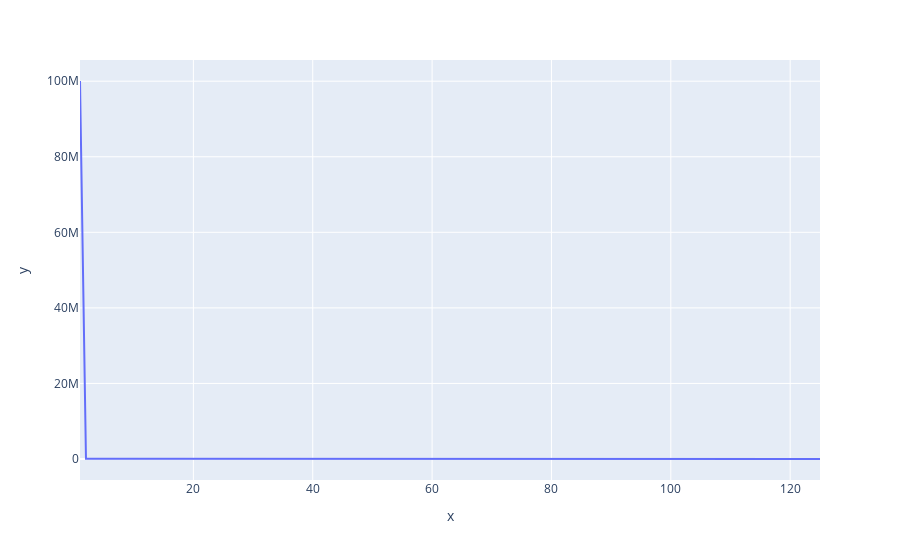

Notebook code cell kept with this figure:
### Markdown cell above
sphere

### Code cell
optimize_and_plot(sphere_function, d = 5, domain = (-5.12, 5.12))
